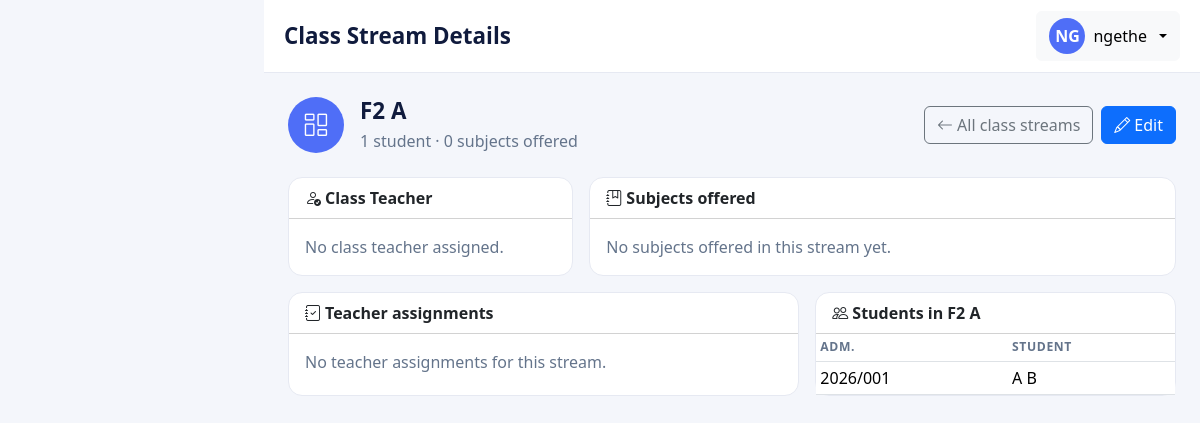
Screenshot of /class-streams/1/ (signed in) with the database file from the repository.
### accounts/models.py (models this page shows, shortened)
class UserProfile(models.Model):
    class Roles(models.TextChoices):
        ADMIN = 'ADMIN', 'Administrator'
        TEACHER = 'TEACHER', 'Teacher'
        PARENT = 'PARENT', 'Parent'
    user = models.OneToOneField(User, on_delete=models.CASCADE, related_name='profile')
    role = models.CharField(max_length=10, choices=Roles.choices, default=Roles.PARENT)
    phone = models.CharField(max_length=20, blank=True)
    @property
    def is_admin(self):
        return self.role == self.Roles.ADMIN

### core/models.py (models this page shows, shortened)
class ClassStream(models.Model):
    school_class = models.ForeignKey(
        SchoolClass, on_delete=models.PROTECT, related_name='class_streams',
    )
    stream = models.ForeignKey(
        Stream, on_delete=models.PROTECT, related_name='class_streams',
    )
    class_teacher = models.ForeignKey(
        Teacher, null=True, blank=True,
        on_delete=models.SET_NULL, related_name='headed_streams',
    )
    subjects = models.ManyToManyField(Subject, blank=True, related_name='class_streams')
    class Meta:
        ordering = ['school_class__name', 'stream__name']
        constraints = [
            models.UniqueConstraint(
                fields=['school_class', 'stream'],
                name='unique_class_stream',
            ),
        ]
    def __str__(self):
        return f'{self.school_class.name} {self.stream.name}'

class SchoolClass(models.Model):
    name = models.CharField(max_length=100, unique=True)
    is_active = models.BooleanField(default=True)
    class Meta:
        ordering = ['name']

class Stream(models.Model):
    name = models.CharField(max_length=50, unique=True)
    class Meta:
        ordering = ['name']

### students/models.py (models this page shows, shortened)
class Student(models.Model):
    class Gender(models.TextChoices):
        MALE = 'M', 'Male'
        FEMALE = 'F', 'Female'
    class Status(models.TextChoices):
        ACTIVE = 'ACTIVE', 'Active'
        INACTIVE = 'INACTIVE', 'Inactive'
        GRADUATED = 'GRADUATED', 'Graduated'
        TRANSFERRED = 'TRANSFERRED', 'Transferred'
        SUSPENDED = 'SUSPENDED', 'Suspended'
    user = models.OneToOneField(
        User, null=True, blank=True,
        on_delete=models.SET_NULL, related_name='student',
    )
    admission_no = models.CharField(max_length=20, unique=True)
    first_name = models.CharField(max_length=100)
    middle_name = models.CharField(max_length=100, blank=True)
    last_name = models.CharField(max_length=100)
    gender = models.CharField(max_length=1, choices=Gender.choices)
    date_of_birth = models.DateField()
    class_stream = models.ForeignKey(
        'core.ClassStream', on_delete=models.PROTECT, related_name='students',
    )
    parents = models.ManyToManyField(
        Parent, through='StudentParent', related_name='children',
    )
    date_admitted = models.DateField()
    status = models.CharField(
        max_length=12, choices=Status.choices, default=Status.ACTIVE,
    )
    contact_name = models.CharField(max_length=100, blank=True)
    contact_phone = models.CharField(max_length=20, blank=True)
    class Meta:
        ordering = ['admission_no']
    @property
    def full_name(self):
        middle = f' {self.middle_name}' if self.middle_name else ''
        return f'{self.first_name}{middle} {self.last_name}'

### structure/views.py (the view)
class ClassStreamDetailView(AdminRequiredMixin, _AdminContextMixin, DetailView):
    model = ClassStream
    template_name = 'structure/classstream_detail.html'
    context_object_name = 'class_stream'
    header_title = 'Class Stream Details'
    def get_queryset(self):
        return super().get_queryset().select_related(
            'school_class', 'stream', 'class_teacher',
        )
    def get_context_data(self, **kwargs):
        context = super().get_context_data(**kwargs)
        context['students'] = self.object.students.select_related(
            'class_stream'
        ).prefetch_related('parents')
        context['subjects'] = self.object.subjects.all()
        context['assignments'] = self.object.assignments.select_related(
            'teacher', 'subject'
        )
        return context

### accounts/access.py (called while the page is built)
def get_role(user):
    if not user or not user.is_authenticated:
        return None
    profile = getattr(user, 'profile', None)
    return profile.role if profile else None

def has_role(user, roles):
    return get_role(user) in roles

    def test_func(self):
        return has_role(self.request.user, self.roles)

### structure/views.py (called while the page is built)
    def get_context_data(self, **kwargs):
        context = super().get_context_data(**kwargs)
        context['page_title'] = self.header_title
        return context

### templates/structure/classstream_detail.html (shortened to what this page needs)
{% extends 'base.html' %}
{% block content %}
  <div class="d-flex flex-wrap justify-content-between align-items-center gap-2 mb-4">
    <div class="d-flex align-items-center gap-3">
      <span class="user-avatar" style="width:56px;height:56px;font-size:1.4rem;">
        <i class="bi bi-columns-gap"></i>
      </span>
      <div>
        <h1 class="page-title mb-1">{{ class_stream }}</h1>
        <div class="text-subtle">
          {{ students.count }} student{{ students.count|pluralize }} &middot;
          {{ subjects.count }} subject{{ subjects.count|pluralize }} offered
        </div>
      </div>
    </div>
    <div class="d-flex gap-2">
      <a href="{% url 'structure:classstream_list' %}" class="btn btn-outline-secondary">
        <i class="bi bi-arrow-left me-1"></i>All class streams
      </a>
      <a href="{% url 'structure:classstream_edit' class_stream.pk %}" class="btn btn-primary">
        <i class="bi bi-pencil me-1"></i>Edit
      </a>
    </div>
  </div>
  <div class="row g-3 mb-3">
    <div class="col-12 col-lg-4">
      <div class="card card-body-section h-100">
        <div class="card-header bg-transparent fw-semibold">
          <i class="bi bi-person-check me-1"></i>Class Teacher
        </div>
        <div class="card-body">
          {% if class_stream.class_teacher %}
            <div class="d-flex align-items-center gap-2">
              <span class="user-avatar">{{ class_stream.class_teacher.first_name|slice:":1"|upper }}</span>
              <div>
                <div class="fw-semibold">{{ class_stream.class_teacher.full_name }}</div>
                <div class="text-subtle small">{{ class_stream.class_teacher.department.name|default:"No department" }}</div>
              </div>
            </div>
          {% else %}
            <p class="text-subtle mb-0">No class teacher assigned.</p>
          {% endif %}
        </div>
      </div>
    </div>
    <div class="col-12 col-lg-8">
      <div class="card card-body-section h-100">
        <div class="card-header bg-transparent fw-semibold">
          <i class="bi bi-journal-bookmark me-1"></i>Subjects offered
        </div>
        <div class="card-body">
          {% if subjects %}
            {% for subject in subjects %}
              <span class="badge rounded-pill bg-soft-primary me-1 mb-1">
                {{ subject.name }}{% if subject.code %} ({{ subject.code }}){% endif %}
              </span>
            {% endfor %}
            {% if not assignments %}<p class="text-subtle small mt-2 mb-0">No teachers assigned yet.</p>{% endif %}
          {% else %}
            <p class="text-subtle mb-0">No subjects offered in this stream yet.</p>
          {% endif %}
        </div>
      </div>
    </div>
  </div>
  <div class="row g-3 mb-3">
    <div class="col-12 col-lg-7">
      <div class="card card-body-section h-100">
        <div class="card-header bg-transparent fw-semibold">
          <i class="bi bi-journal-check me-1"></i>Teacher assignments
        </div>
        <div class="card-body">
          {% if assignments %}
            <div class="table-responsive">
              <table class="table table-sm align-middle mb-0">
                <thead>
                  <tr>
                    <th>Teacher</th>
                    <th>Subject</th>
                  </tr>
                </thead>
                <tbody>
                  {% for assignment in assignments %}
                    <tr>
                      <td>{{ assignment.teacher.full_name }}</td>
                      <td>{{ assignment.subject.name }}</td>
                    </tr>
                  {% endfor %}
                </tbody>
              </table>
            </div>
          {% else %}
            <p class="text-subtle mb-0">No teacher assignments for this stream.</p>
          {% endif %}
        </div>
      </div>
    </div>
    <div class="col-12 col-lg-5">
      <div class="card card-body-section h-100">
        <div class="card-header bg-transparent fw-semibold">
          <i class="bi bi-people me-1"></i>Students in {{ class_stream }}
        </div>
        <div class="card-body p-0">
          {% if students %}
            <div class="table-responsive">
              <table class="table table-sm align-middle mb-0">
                <thead>
                  <tr>
                    <th>Adm.</th>
                    <th>Student</th>
                  </tr>
                </thead>
                <tbody>
                  {% for student in students %}
                    <tr>
                      <td class="text-nowrap text-subtle">{{ student.admission_no }}</td>
                      <td>{{ student.full_name }}</td>
                    </tr>
                  {% endfor %}
                </tbody>
              </table>
            </div>
          {% else %}
            <p class="text-subtle p-3 mb-0">No students enrolled in this stream.</p>
          {% endif %}
        </div>
      </div>
    </div>
  </div>
{% endblock %}

### templates/partials/topbar.html (shortened to what this page needs)
<header class="app-topbar">
  <div class="d-flex align-items-center justify-content-between gap-2">
    <div class="d-flex align-items-center gap-2">
      <h1 class="page-title mb-0">{% block page_title %}{{ page_title|default:"Dashboard" }}{% endblock %}</h1>
    </div>
    <div class="d-flex align-items-center gap-2">
      {% if user_profile %}
        <div class="dropdown">
          <button class="btn btn-light dropdown-toggle d-flex align-items-center gap-2" type="button"
                  data-bs-toggle="dropdown" aria-expanded="false">
            <span class="user-avatar">{{ user_profile.user.username|slice:":2"|upper }}</span>
            <span class="d-none d-md-inline">{{ user_profile.user.get_full_name|default:user_profile.user.username }}</span>
          </button>
        </div>
      {% endif %}
    </div>
  </div>
</header>

### static/css/app.css (style rules this page uses)
:root { --brand-navy: #101b3d; --brand-navy-2: #1b2a5e; --brand-accent: #4f6ef7; --brand-accent-soft: #eef1fe; --body-bg: #f4f6fb; --sidebar-width: 264px; --text-muted: #64748b; }
body.app-body { background-color: var(--body-bg); font-family: 'Segoe UI', system-ui, -apple-system, sans-serif; }
.app-topbar { background: #fff; border-bottom: 1px solid #e6e9f2; padding: 0.7rem 1.25rem; position: sticky; top: 0; z-index: 100; }
.card-body-section { background: #fff; border: 1px solid #e6e9f2; border-radius: 14px; }
.table > :not(caption) > * > * { vertical-align: middle; }
.table thead th { font-size: 0.76rem; text-transform: uppercase; letter-spacing: 0.05em; color: var(--text-muted); border-bottom-width: 1px; white-space: nowrap; }
.page-title { font-size: 1.4rem; font-weight: 700; color: var(--brand-navy); margin: 0; }
.text-subtle { color: var(--text-muted); }
.user-avatar { width: 36px; height: 36px; border-radius: 50%; background: var(--brand-accent); color: #fff; display: inline-flex; align-items: center; justify-content: center; font-weight: 600; }

### rows the page displays
UserProfile: user.username "NG", user.get_full_name "ngethe"
ClassStream: school_class+stream "F2 A"
Student: admission_no "2026/001", full_name "A B"

### other values shown
{{ page_title|default:"Dashboard" }} "Class Stream Details"
{{ students.count }} "1"
{{ subjects.count }} "0"
